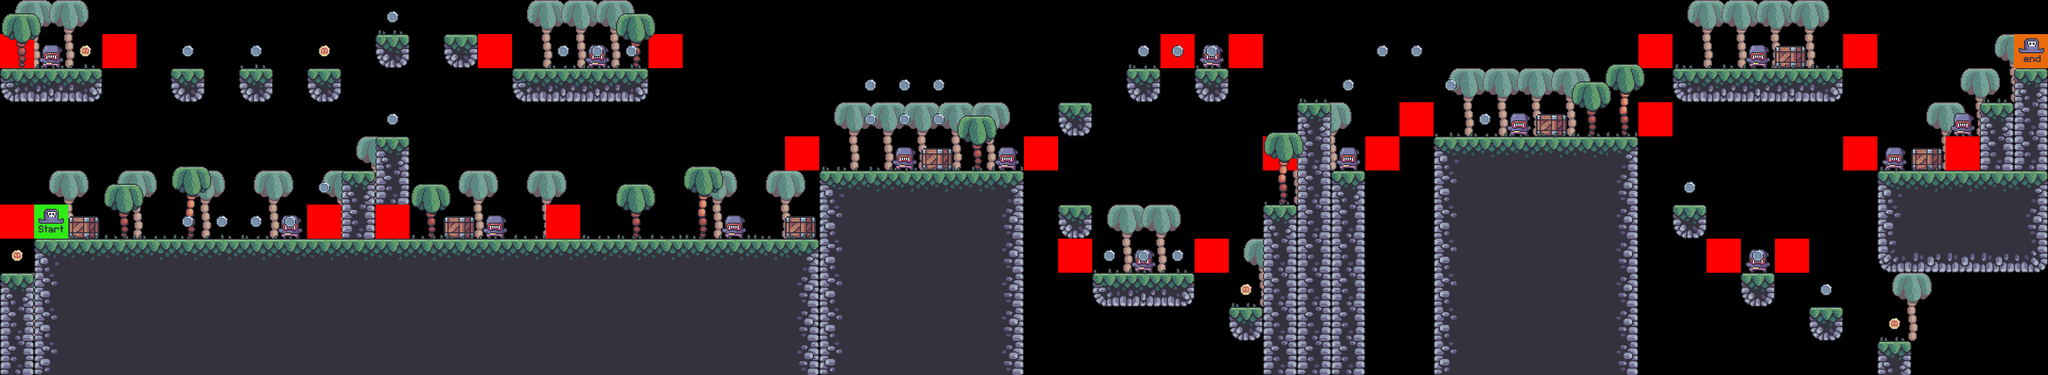

Tiled map render using the project's own tile images. Description and the map definition, with tile-layer contents summarised, below:
An orthogonal 60x11 tile map with 64x64 px tiles, 9 tile layers (bg_palms, terrain, crates, grass, ...), 7 tilesets.

<map version="1.9" tiledversion="1.9.1" orientation="orthogonal" renderorder="right-down" width="60" height="11" tilewidth="64" tileheight="64" infinite="0" nextlayerid="10" nextobjectid="1">
 <editorsettings>
  <export target="../0/level_0.csv" format="csv" />
 </editorsettings>
 <tileset firstgid="1" source="../tilesets/terrain_tiles.tsx" />
 <tileset firstgid="17" source="../tilesets/coin_tiles.tsx" />
 <tileset firstgid="19" source="../tilesets/grass_tiles.tsx" />
 <tileset firstgid="24" source="../tilesets/palms.tsx" />
 <tileset firstgid="27" source="../tilesets/crates.tsx" />
 <tileset firstgid="28" source="../tilesets/player_tiles.tsx" />
 <tileset firstgid="30" source="../tilesets/enemy_tiles.tsx" />
 <layer id="5" name="bg_palms" width="60" height="11">
  <data>[660 cells, 38 non-empty, 1 distinct tile ids]</data>
 </layer>
 <layer id="1" name="terrain" width="60" height="11">
  <data>[660 cells, 248 non-empty, 15 distinct tile ids]</data>
 </layer>
 <layer id="6" name="crates" width="60" height="11">
  <data>[660 cells, 8 non-empty, 1 distinct tile ids]</data>
 </layer>
 <layer id="3" name="grass" width="60" height="11">
  <data>[660 cells, 58 non-empty, 5 distinct tile ids]</data>
 </layer>
 <layer id="8" name="enemies" width="60" height="11">
  <data>[660 cells, 15 non-empty, 1 distinct tile ids]</data>
 </layer>
 <layer id="9" name="constraints" width="60" height="11">
  <data>[660 cells, 24 non-empty, 1 distinct tile ids]</data>
 </layer>
 <layer id="4" name="fg_palms" width="60" height="11">
  <data>[660 cells, 11 non-empty, 2 distinct tile ids]</data>
 </layer>
 <layer id="2" name="coins" width="60" height="11">
  <data>[660 cells, 37 non-empty, 2 distinct tile ids]</data>
 </layer>
 <layer id="7" name="player" width="60" height="11">
  <data>[660 cells, 2 non-empty, 2 distinct tile ids]</data>
 </layer>
</map>
